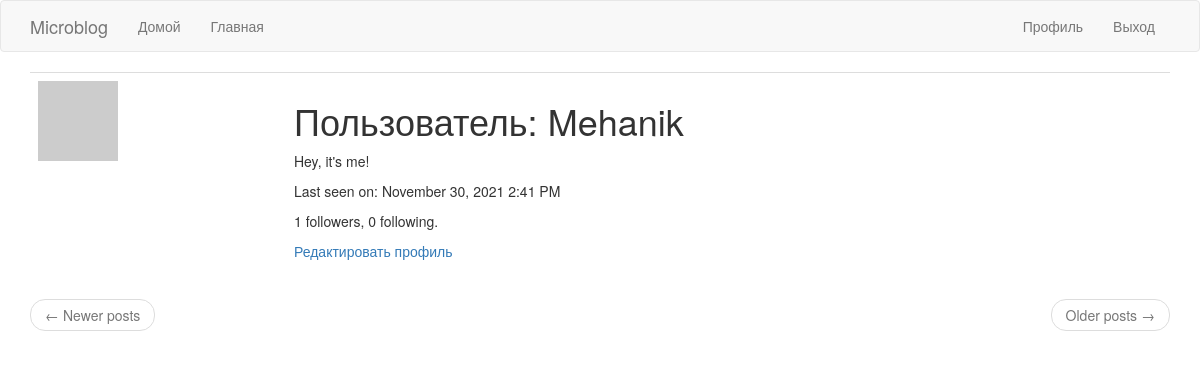
The app's page /user/Mehanik (signed in) with its own data.
### app/models.py (models this page shows, shortened)
class User(UserMixin, db.Model):  # таблица пользователей в БД
    id = db.Column(db.Integer, primary_key=True)
    username = db.Column(db.String(64), index=True, unique=True)
    email = db.Column(db.String(120), index=True, unique=True)
    password_hash = db.Column(db.String(128))
    posts = db.relationship('Post', backref='author', lazy='dynamic')
    about_me = db.Column(db.String(140))
    last_seen = db.Column(db.DateTime, default=datetime.utcnow)
    followed = db.relationship(
        'User', secondary=followers,  # secondary - таблица конфигураций
        primaryjoin=(followers.c.follower_id == id),  # условие связывающее с левой стороны(follower)
        secondaryjoin=(followers.c.followed_id == id),  # условие связывающее с правой стороны(followed)
        backref=db.backref('followers', lazy='dynamic'), lazy='dynamic'
    )
    def avatar(self, size):  # изображение аватара
        digest = md5(self.email.lower().encode(
            'utf-8')).hexdigest()  # конвертирование почты в нижний регистр, далее в 16-ю строку
        return 'https://www.gravatar.com/avatar/{}?d=identicon&s={}'.format(digest, size)

### app/routes.py (the view)
@app.route('/user/<username>')  # username динамический компонент
@login_required  # только для зарегистрированных пользователей
def user(username):  # логика страницы пользователя
    user = User.query.filter_by(username=username).first_or_404()  # загрузка пользователя\выдача ошибки 404
    page = request.args.get('page', 1, type=int)  # логика страниц
    posts = user.posts.order_by(Post.timestamp.desc()).paginate(  # отображение постов
        page, app.config['POSTS_PER_PAGE'], False)
    next_url = url_for('user', username=user.username, page=posts.next_num) \
        if posts.has_next else None
    prev_url = url_for('user', username=user.username, page=posts.prev_num) \
        if posts.has_prev else None
    return render_template('user.html', user=user, posts=posts.items,
                           next_url=next_url, prev_url=prev_url)

### app/models.py (called while the page is built)
@login.user_loader  # регистрирование пользовательского загрузчика
def load_user(id):
    return User.query.get(int(id))

### app/routes.py (called while the page is built)
@app.before_request  # последняя активность пользователя
def before_request(): # логика последней активности пользователя
    if current_user.is_authenticated:  # проверка на авторизацию
        current_user.last_seen = datetime.utcnow()
        db.session.commit()

### app/templates/user.html (shortened to what this page needs)
{% extends "base.html" %}
{% block app_content %}
    <table class="table table-hover">
        <tr>
            <td width="256px"><img src="{{ user.avatar(256) }}"></td>
            <td>
                <h1>Пользователь: {{ user.username }}</h1>
                {% if user.about_me %}<p>{{ user.about_me }}</p>{% endif %}
                {% if user.last_seen %}<p>Last seen on: {{ moment(user.last_seen).format('LLL') }}</p>{% endif %}
                <p>{{ user.followers.count() }} followers, {{ user.followed.count() }} following.</p>
                {% if user == current_user %}
                <p><a href="{{ url_for('edit_profile') }}">Редактировать профиль</a></p>
                {% endif %}
            </td>
        </tr>
    </table>
    <nav aria-label="...">
        <ul class="pager">
            <li class="previous{% if not prev_url %} disabled{% endif %}">
                <a href="{{ prev_url or '#' }}">
                    <span aria-hidden="true">&larr;</span> Newer posts
                </a>
            </li>
            <li class="next{% if not next_url %} disabled{% endif %}">
                <a href="{{ next_url or '#' }}">
                    Older posts <span aria-hidden="true">&rarr;</span>
                </a>
            </li>
        </ul>
    </nav>
{% endblock %}

### records on screen
User: username "Mehanik", about_me "Hey, it's me!", last_seen "November 30, 2021 2:41 PM"

### other values on screen
{{ user.followers.count() }} "1"
{{ user.followed.count() }} "0"
